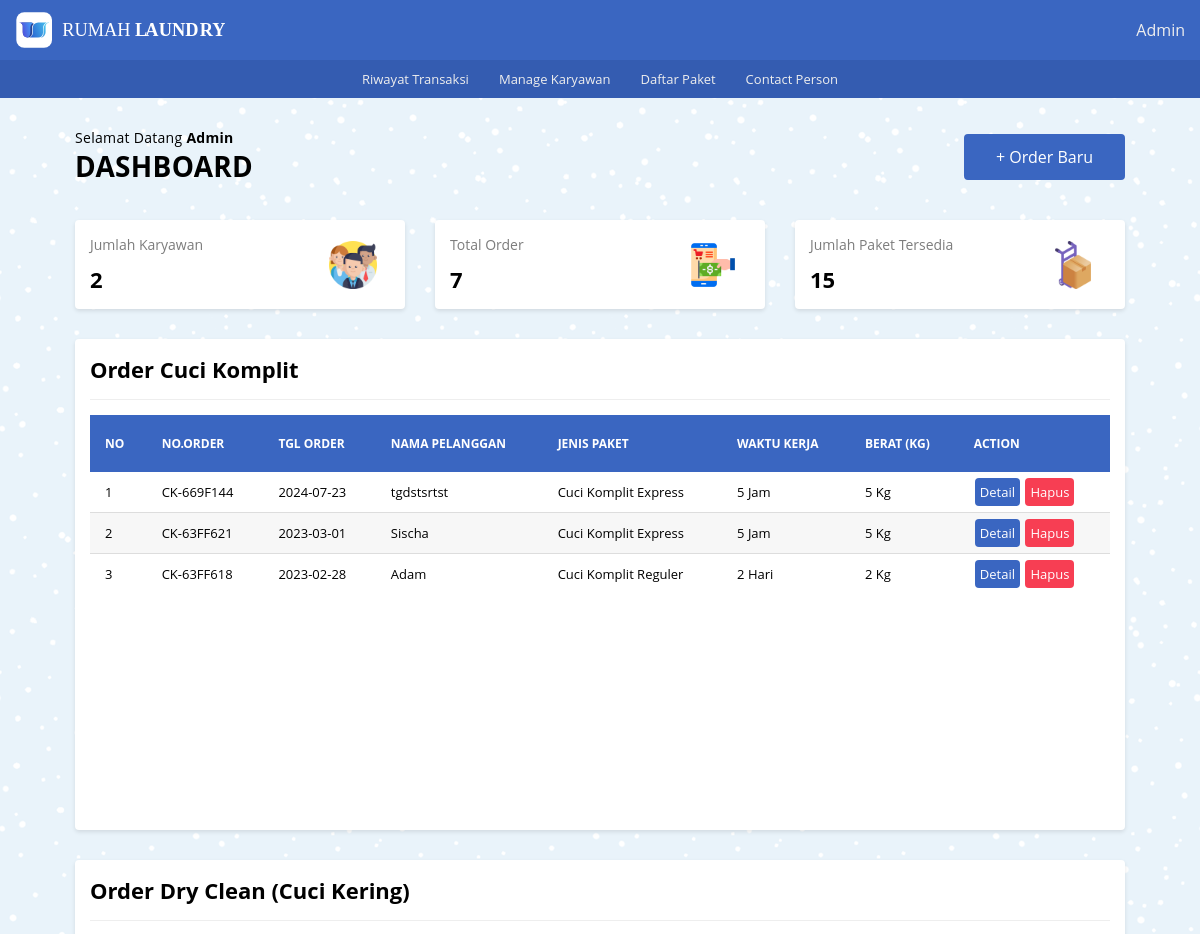
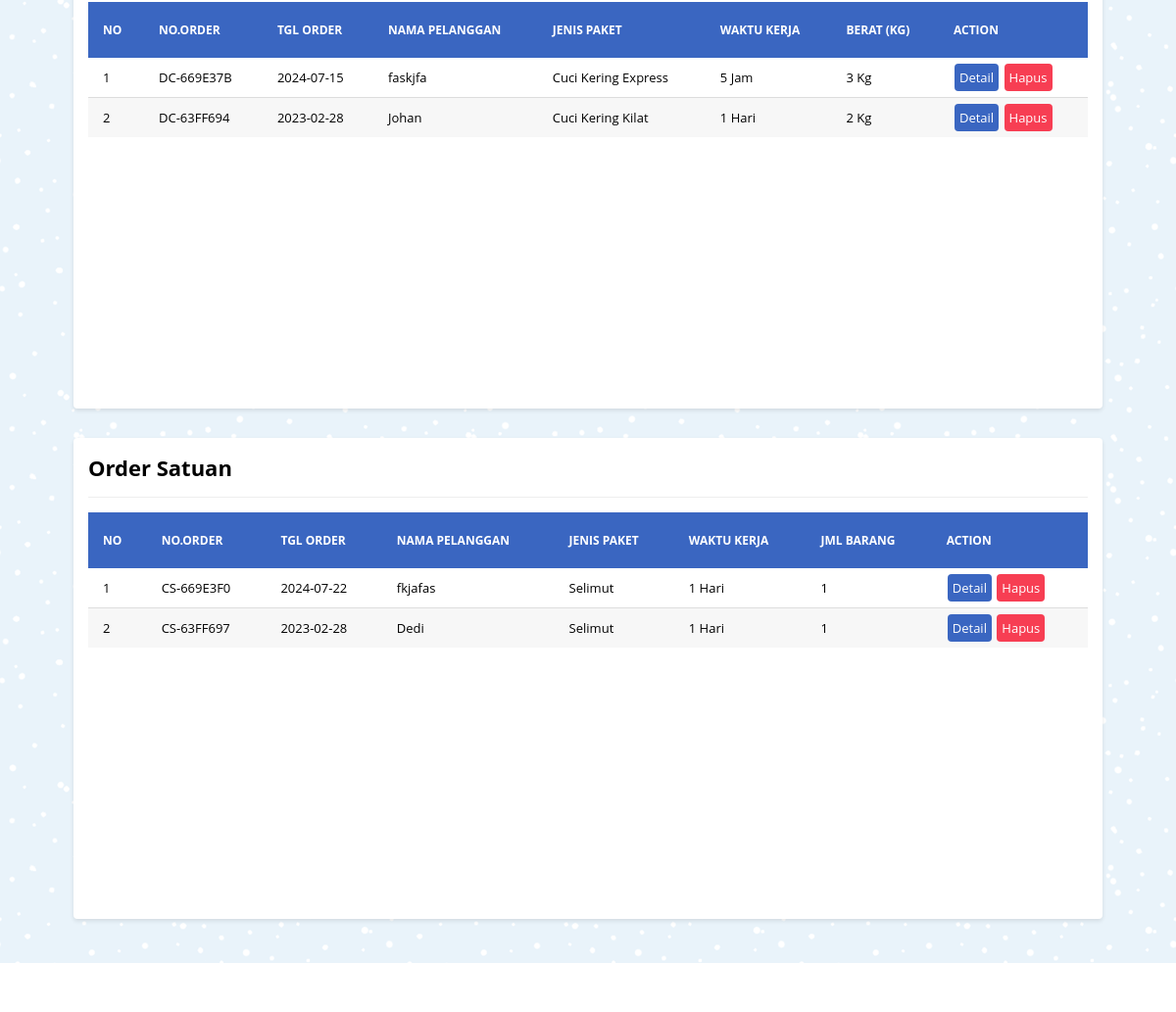
Page / (signed in) on the committed database (2 pictures, top to bottom).
### tables this page shows
CREATE TABLE `tb_order_ck` (
  `id_order_ck` int NOT NULL,
  `or_ck_number` varchar(10) DEFAULT NULL,
  `nama_pel_ck` varchar(100) NOT NULL,
  `no_telp_ck` char(13) NOT NULL,
  `alamat_ck` text NOT NULL,
  `jenis_paket_ck` varchar(100) NOT NULL,
  `wkt_krj_ck` varchar(30) DEFAULT NULL,
  `berat_qty_ck` int NOT NULL,
  `harga_perkilo` int DEFAULT NULL,
  `tgl_masuk_ck` date NOT NULL,
  `tgl_keluar_ck` date NOT NULL,
  `tot_bayar` double DEFAULT NULL,
  `keterangan_ck` text NOT NULL,
  `file_path` varchar(255) NOT NULL
);

CREATE TABLE `tb_order_dc` (
  `id_order_dc` int NOT NULL,
  `or_dc_number` varchar(10) NOT NULL,
  `nama_pel_dc` varchar(100) NOT NULL,
  `no_telp_dc` varchar(13) NOT NULL,
  `alamat_dc` text NOT NULL,
  `jenis_paket_dc` varchar(100) NOT NULL,
  `wkt_krj_dc` varchar(30) DEFAULT NULL,
  `berat_qty_dc` int NOT NULL,
  `harga_perkilo` int NOT NULL,
  `tgl_masuk_dc` date NOT NULL,
  `tgl_keluar_dc` date NOT NULL,
  `tot_bayar` double NOT NULL,
  `keterangan_dc` text NOT NULL,
  `file_path` varchar(255) NOT NULL
);

CREATE TABLE `tb_order_cs` (
  `id_order_cs` int NOT NULL,
  `or_cs_number` varchar(10) NOT NULL,
  `nama_pel_cs` varchar(100) NOT NULL,
  `no_telp_cs` varchar(13) NOT NULL,
  `alamat_cs` text NOT NULL,
  `jenis_paket_cs` varchar(100) NOT NULL,
  `wkt_krj_cs` varchar(30) DEFAULT NULL,
  `jml_pcs` int NOT NULL,
  `harga_perpcs` int NOT NULL,
  `tgl_masuk_cs` date NOT NULL,
  `tgl_keluar_cs` date NOT NULL,
  `tot_bayar` double NOT NULL,
  `keterangan_cs` text NOT NULL,
  `file_path` varchar(255) NOT NULL
);

### _functions.php (called while the page is built, shortened)
<?php
$host	= 'localhost';
$user = 'root';
$pass	= '';
$db	= 'laundry_app';
$koneksi = mysqli_connect($host,$user,$pass,$db);
function query($query) {
    global $koneksi;
    $result = mysqli_query($koneksi, $query);
    $rows = [];
    while ($row = mysqli_fetch_assoc($result)) {
        $rows[] = $row;
    }
    return $rows;
}
function url($url = null){
	$url_utama = "http://localhost/rumah_laundry";
	if ($url != null) {
		return $url_utama . '/' . $url;
	}else{
		return $url_utama;
	}
}
function jmlOrder(){
	$jml_ck = count(query("SELECT * FROM tb_order_ck"));
	$jml_dc = count(query("SELECT * FROM tb_order_dc"));
	$jml_cs = count(query("SELECT * FROM tb_order_cs"));
	$total_order = $jml_ck + $jml_dc + $jml_cs;
	return $total_order;
}

### daftar_order/daf_or_ck.php (the view)
<div class="col">
   <div class="card">
      <div class="card-title card-flex">
         <div class="card-col">
            <h2>Order Cuci Komplit</h2>
         </div>
      </div>
      <div class="card-body">
         <div class="tabel-kontainer">
            <table class="tabel-transaksi">
               <thead>
                  <tr>
                     <th class="sticky">No</th>
                     <th class="sticky">No.Order</th>
                     <th class="sticky">Tgl Order</th>
                     <th class="sticky">Nama Pelanggan</th>
                     <th class="sticky">Jenis Paket</th>
                     <th class="sticky">Waktu Kerja</th>
                     <th class="sticky">Berat (Kg)</th>
                     <th class="sticky">Action</th>
                  </tr>
               </thead>
               <tbody>
                  <?php $cuci_komplit = query('SELECT * FROM tb_order_ck ORDER BY id_order_ck DESC');
                     if (!empty($cuci_komplit)) :?>
                     <?php
                        $no_ck = 1;
                        foreach($cuci_komplit as $ck) : ?>
                        <tr>
                           <td><?= $no_ck; ?></td>
                           <td><?= $ck['or_ck_number'] ?></td>
                           <td><?= $ck['tgl_masuk_ck'] ?></td>
                           <td><?= $ck['nama_pel_ck'] ?></td>
                           <td><?= $ck['jenis_paket_ck'] ?></td>
                           <td><?= $ck['wkt_krj_ck'] ?></td>
                           <td><?= $ck['berat_qty_ck'] . ' Kg' ?></td>
                           <td>
                              <a href="<?=url('detail_order/detail_ck/detail_order_ck.php?or_ck_number=')?><?=$ck['or_ck_number']?>" class="btn btn-detail">Detail</a>
                              <a href="<?=url('daftar_order/hapus_ck.php?or_ck_number=')?><?=$ck['or_ck_number']?>" onclick="return confirm('Yakin akan menghapus?');" class="btn btn-hapus">Hapus</a>
                           </td>
                        </tr>
                        <?php $no_ck++ ?>
                     <?php endforeach; ?>
                     <?php else : ?>
                        <tr>
                           <td colspan="8" class="txt-center">Data Tidak Tersedia</td>
                        </tr>
                  <?php endif?>
               </tbody>
            </table>
         </div>
      </div>
   </div>
</div>

### daftar_order/daf_or_dc.php
<div class="col">
   <div class="card">
      <div class="card-title card-flex">
         <div class="card-col">
            <h2>Order Dry Clean (Cuci Kering)</h2>
         </div>
      </div>
      <div class="card-body">
         <div class="tabel-kontainer">
            <table class="tabel-transaksi">
               <thead>
                  <tr>
                     <th class="sticky">No</th>
                     <th class="sticky">No.Order</th>
                     <th class="sticky">Tgl Order</th>
                     <th class="sticky">Nama Pelanggan</th>
                     <th class="sticky">Jenis Paket</th>
                     <th class="sticky">Waktu Kerja</th>
                     <th class="sticky">Berat (Kg)</th>
                     <th class="sticky">Action</th>
                  </tr>
               </thead>
               <tbody>
                  <?php $dry_clean = query('SELECT * FROM tb_order_dc ORDER BY id_order_dc DESC');
                     if (!empty($dry_clean)) : ?>
                     <?php
                        $no_dc = 1;
                        foreach($dry_clean as $dc) : ?>
                           <tr>
                              <td><?= $no_dc ?></td>
                              <td><?= $dc['or_dc_number'] ?></td>
                              <td><?= $dc['tgl_masuk_dc'] ?></td>
                              <td><?= $dc['nama_pel_dc'] ?></td>
                              <td><?= $dc['jenis_paket_dc'] ?></td>
                              <td><?= $dc['wkt_krj_dc'] ?></td>
                              <td><?= $dc['berat_qty_dc'] . ' Kg' ?></td>
                              <td>
                                 <a href="<?=url('detail_order/detail_dc/detail_order_dc.php?or_dc_number=')?><?= $dc['or_dc_number'] ?>" class="btn btn-detail">Detail</a>
                                 <a href="<?=url('daftar_order/hapus_dc.php?or_dc_number=')?><?=$dc['or_dc_number']?>" onclick="return confirm('Yakin akan menghapus?');" class="btn btn-hapus">Hapus</a>
                              </td>
                           </tr>
                        <?php $no_dc++ ?>
                     <?php endforeach ?>
                     <?php else : ?>
                        <tr>
                           <td colspan="8" class="txt-center">Data Tidak Tersedia</td>
                        </tr>
                  <?php endif ?>
               </tbody>
            </table>
         </div>
      </div>
   </div>
</div>

### daftar_order/daf_or_cs.php
<div class="col">
   <div class="card">
      <div class="card-title card-flex">
         <div class="card-col">
            <h2>Order Satuan</h2>
         </div>
      </div>
      <div class="card-body">
         <div class="tabel-kontainer">
            <table class="tabel-transaksi">
               <thead>
                  <tr>
                     <th class="sticky">No</th>
                     <th class="sticky">No.Order</th>
                     <th class="sticky">Tgl Order</th>
                     <th class="sticky">Nama Pelanggan</th>
                     <th class="sticky">Jenis Paket</th>
                     <th class="sticky">Waktu Kerja</th>
                     <th class="sticky">Jml Barang</th>
                     <th class="sticky">Action</th>
                  </tr>
               </thead>
               <tbody>
                  <?php $cuci_satuan = query('SELECT * FROM tb_order_cs ORDER BY id_order_cs DESC');
                     if (!empty($cuci_satuan)) : ?>
                        <?php
                           $no_cs = 1;
                           foreach($cuci_satuan as $cs) : ?>
                              <tr>
                                 <td><?= $no_cs ?></td>
                                 <td><?= $cs['or_cs_number'] ?></td>
                                 <td><?= $cs['tgl_masuk_cs'] ?></td>
                                 <td><?= $cs['nama_pel_cs'] ?></td>
                                 <td><?= $cs['jenis_paket_cs'] ?></td>
                                 <td><?= $cs['wkt_krj_cs'] ?></td>
                                 <td><?= $cs['jml_pcs'] ?></td>
                                 <td>
                                    <a href="<?=url('detail_order/detail_cs/detail_order_cs.php?or_cs_number=')?><?=$cs['or_cs_number']?>" class="btn btn-detail">Detail</a>
                                    <a href="<?=url('daftar_order/hapus_cs.php?or_cs_number=')?><?=$cs['or_cs_number']?>" onclick="return confirm('Yakin akan menghapus?');" class="btn btn-hapus">Hapus</a>
                                 </td>
                              </tr>
                           <?php $no_cs++ ?>
                        <?php endforeach; ?>
                        <?php else : ?>
                           <tr>
                              <td colspan="8" class="txt-center">Data Tidak Tersedia</td>
                           </tr>
                     <?php endif; ?>
               </tbody>
            </table>
         </div>
      </div>
   </div>
</div>

### _assets/css/style.css (style rules this page uses)
* { margin: 0; padding: 0; box-sizing: border-box; }
html,body { width: 100%; max-width: 100%; position: relative; font-family: 'Open sans', sans-serif; display: flex; flex-direction: column; background-image: url(../img/blue-snow.png); overflow-x: hidden; }
h2 { font-size: 22px; }
.col { flex: 1; }
.card { background-color: #fff; margin: 15px; padding: 15px; border-radius: 4px; box-shadow: 0 2px 4px rgba(0,0,0,0.10); }
.card-body { position: relative; }
.card-title { padding-bottom: 15px; margin-bottom: 15px; border-bottom: 1px solid #eeeeee; }
.card-flex { display: flex; flex-direction: row; align-items: center; justify-content: space-between; }
.card-col { flex: 1; }
.tabel-kontainer { display: block; width: 100%; height: 400px; position: relative; overflow-x: auto; overflow-y: auto; }
.tabel-transaksi { border: 0; border-collapse: collapse; width: 100%; }
.tabel-transaksi thead { color: #ffffff; }
.tabel-transaksi thead th { text-transform: uppercase; font-size: 12px; text-align: left; padding: 20px 15px; background-color: #3a66c1; }
.sticky { position: sticky; top: 0; }
.tabel-transaksi tbody tr { border-bottom: 1px solid #dddddd; }
.tabel-transaksi tbody tr:nth-child(even) { background-color: #f7f7f7; }
.tabel-transaksi tbody tr:last-child { border-bottom: 0; }
.tabel-transaksi tbody tr td { padding: 5px 15px; font-size: 13px; }
.btn { display: inline-block; text-decoration: none; padding: 5px; margin: 1px; border-radius: 4px; }
.btn-detail { color: #ffffff; background-color: #3a66c1; }
.btn-hapus { background-color: #f73e53; color: #ffffff; }

### rows in the picture
tb_order_ck: or_ck_number "CK-669F144", tgl_masuk_ck "2024-07-23", nama_pel_ck "tgdstsrtst", jenis_paket_ck "Cuci Komplit Express", wkt_krj_ck "5 Jam", berat_qty_ck "5"
tb_order_ck: or_ck_number "CK-63FF621", tgl_masuk_ck "2023-03-01", nama_pel_ck "Sischa", jenis_paket_ck "Cuci Komplit Express", wkt_krj_ck "5 Jam", berat_qty_ck "5"
tb_order_ck: or_ck_number "CK-63FF618", tgl_masuk_ck "2023-02-28", nama_pel_ck "Adam", jenis_paket_ck "Cuci Komplit Reguler", wkt_krj_ck "2 Hari", berat_qty_ck "2"
tb_order_dc: or_dc_number "DC-669E37B", tgl_masuk_dc "2024-07-15", nama_pel_dc "faskjfa", jenis_paket_dc "Cuci Kering Express", wkt_krj_dc "5 Jam", berat_qty_dc "3"
tb_order_dc: or_dc_number "DC-63FF694", tgl_masuk_dc "2023-02-28", nama_pel_dc "Johan", jenis_paket_dc "Cuci Kering Kilat", wkt_krj_dc "1 Hari", berat_qty_dc "2"
tb_order_cs: or_cs_number "CS-669E3F0", tgl_masuk_cs "2024-07-22", nama_pel_cs "fkjafas", jenis_paket_cs "Selimut", wkt_krj_cs "1 Hari", jml_pcs "1"
tb_order_cs: or_cs_number "CS-63FF697", tgl_masuk_cs "2023-02-28", nama_pel_cs "Dedi", jenis_paket_cs "Selimut", wkt_krj_cs "1 Hari", jml_pcs "1"

### other values in the picture
$_SESSION['master'] "Admin"
$jml_karyawan "2"
jmlOrder() "7"
jmlPaket() "15"
